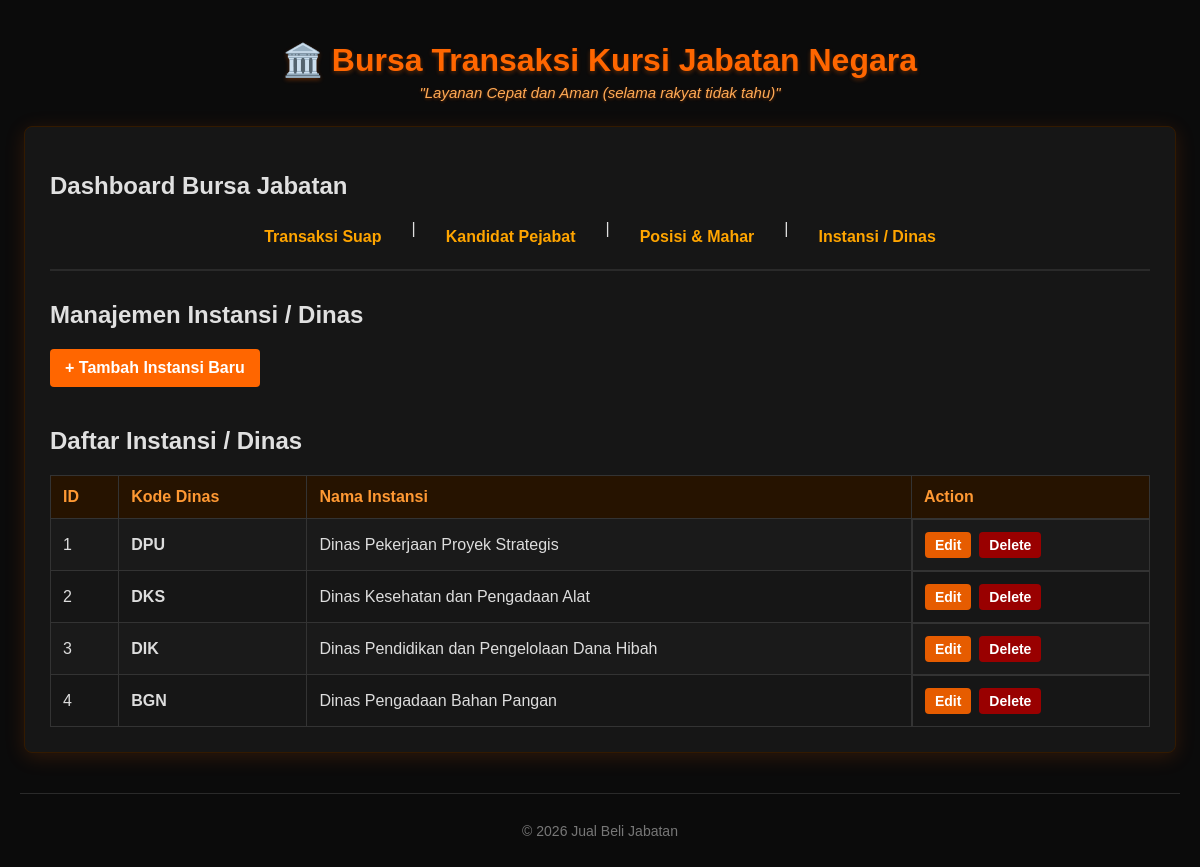
Page /?page=departments on the committed database.
### tables this page shows
CREATE TABLE `departments` (
  `id` int NOT NULL,
  `dept_code` varchar(20) NOT NULL,
  `dept_name` varchar(100) NOT NULL
);

### config/db.php (called while the page is built, shortened)
<?php
class Database {
    private $host = "localhost";
    private $username = "root";
    private $password = "";
    private $dbname = "db_jualbeli";
    public function __construct() {
        try {
            $this->conn = new PDO("mysql:host=$this->host;dbname=$this->dbname", $this->username,$this->password);
        }
        catch (PDOException $e) {
            echo "Connection failed: " . $e->getMessage();
        }
    }
}
?>

### class/Department.php (called while the page is built, shortened)
<?php
require_once 'config/db.php';
class Department {
    private $db;
    public function __construct() {
        $this->db = (new Database())->conn;
    }
    public function getAllDepartments() {
        $stmt = $this->db->query("SELECT * FROM departments ORDER BY id ASC");
        return $stmt->fetchAll(PDO::FETCH_ASSOC);
    }
}
?>

### view/departments.php (the view, shortened to what this page needs)
<h2>Manajemen Instansi / Dinas</h2>
<?php if (!isset($_GET['action'])): ?>
    <a href="index.php?page=departments&action=add" class="btn btn-primary">+ Tambah Instansi Baru</a>
<?php endif; ?>
<h2>Daftar Instansi / Dinas</h2>
<table>
    <tr>
        <th>ID</th>
        <th>Kode Dinas</th>
        <th>Nama Instansi</th>
        <th>Action</th>
    </tr>
    <?php foreach ($department->getAllDepartments() as $d): ?>
    <tr>
        <td><?= $d['id'] ?></td>
        <td><strong><?= htmlspecialchars($d['dept_code']) ?></strong></td>
        <td><?= htmlspecialchars($d['dept_name']) ?></td>
        <td class="table-actions">
            <a href="index.php?page=departments&action=edit&id=<?= $d['id'] ?>" class="btn btn-warning">Edit</a>
            <a href="index.php?page=departments&action=delete&id=<?= $d['id'] ?>" class="btn btn-danger" onclick="return confirm('Apakah Anda yakin ingin menghapus instansi ini?')">Delete</a>
        </td>
    </tr>
    <?php endforeach; ?>
</table>

### style.css (style rules this page uses)
body { font-family: Arial, sans-serif; background-color: #0b0b0b; color: #e0e0e0; margin: 0; padding: 20px; }
.btn { padding: 10px 15px; border: none; border-radius: 4px; cursor: pointer; font-weight: bold; text-decoration: none; display: inline-block; }
.btn-primary { background-color: #ff6600; color: white; margin-bottom: 20px; }
.btn-warning { background-color: #e65c00; color: white; padding: 5px 10px; font-size: 14px; }
.btn-danger { background-color: #990000; color: white; padding: 5px 10px; font-size: 14px; }
table { width: 100%; border-collapse: collapse; margin-top: 15px; }
table th, table td { border: 1px solid #333; padding: 12px; text-align: left; color: #ddd; }
table th { background-color: #261300; color: #ff9933; }
table tr:nth-child(even) { background-color: #1a1a1a; }
.table-actions { display: flex; gap: 8px; }

### rows in the picture
departments: id "1", dept_code "DPU", dept_name "Dinas Pekerjaan Proyek Strategis"
departments: id "2", dept_code "DKS", dept_name "Dinas Kesehatan dan Pengadaan Alat"
departments: id "3", dept_code "DIK", dept_name "Dinas Pendidikan dan Pengelolaan Dana Hibah"
departments: id "4", dept_code "BGN", dept_name "Dinas Pengadaan Bahan Pangan"
